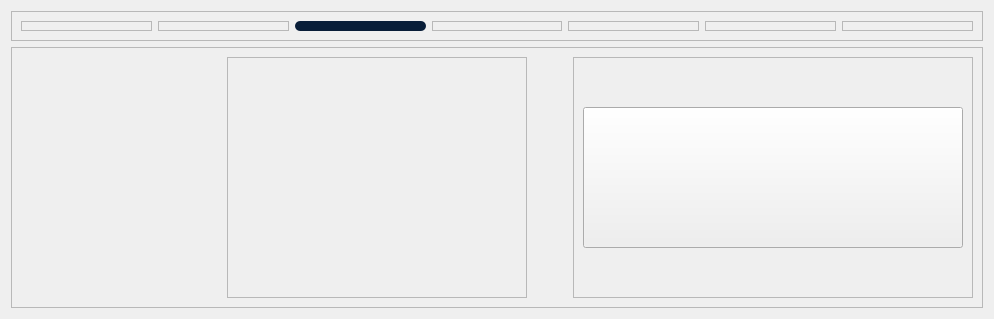
             <widget class="QWidget" name="CDFreqPage">
              <layout class="QVBoxLayout" name="verticalLayout_12">
               <item>
                <widget class="QFrame" name="frame_35">
                 <property name="minimumSize">
                  <size>
                   <width>0</width>
                   <height>30</height>
                  </size>
                 </property>
                 <property name="maximumSize">
                  <size>
                   <width>16777215</width>
                   <height>30</height>
                  </size>
                 </property>
                 <property name="frameShape">
                  <enum>QFrame::StyledPanel</enum>
                 </property>
                 <property name="frameShadow">
                  <enum>QFrame::Raised</enum>
                 </property>
                 <layout class="QHBoxLayout" name="horizontalLayout_7">
                  <item>
                   <widget class="QFrame" name="frame_36">
                    <property name="frameShape">
                     <enum>QFrame::StyledPanel</enum>
                    </property>
                    <property name="frameShadow">
                     <enum>QFrame::Raised</enum>
                    </property>
                   </widget>
                  </item>
                  <item>
                   <widget class="QFrame" name="frame_38">
                    <property name="frameShape">
                     <enum>QFrame::StyledPanel</enum>
                    </property>
                    <property name="frameShadow">
                     <enum>QFrame::Raised</enum>
                    </property>
                   </widget>
                  </item>
                  <item>
                   <widget class="QFrame" name="frame_37">
                    <property name="styleSheet">
                     <string notr="true">background-color: rgb(8, 29, 56);
border-radius : 5px;
border: none;</string>
                    </property>
                    <property name="frameShape">
                     <enum>QFrame::StyledPanel</enum>
                    </property>
                    <property name="frameShadow">
                     <enum>QFrame::Raised</enum>
                    </property>
                   </widget>
                  </item>
                  <item>
                   <widget class="QFrame" name="frame_39">
                    <property name="frameShape">
                     <enum>QFrame::StyledPanel</enum>
                    </property>
                    <property name="frameShadow">
                     <enum>QFrame::Raised</enum>
                    </property>
                   </widget>
                  </item>
                  <item>
                   <widget class="QFrame" name="frame_40">
                    <property name="frameShape">
                     <enum>QFrame::StyledPanel</enum>
                    </property>
                    <property name="frameShadow">
                     <enum>QFrame::Raised</enum>
                    </property>
                   </widget>
                  </item>
                  <item>
                   <widget class="QFrame" name="frame_41">
                    <property name="frameShape">
                     <enum>QFrame::StyledPanel</enum>
                    </property>
                    <property name="frameShadow">
                     <enum>QFrame::Raised</enum>
                    </property>
                   </widget>
                  </item>
                  <item>
                   <widget class="QFrame" name="frame_42">
                    <property name="frameShape">
                     <enum>QFrame::StyledPanel</enum>
                    </property>
                    <property name="frameShadow">
                     <enum>QFrame::Raised</enum>
                    </property>
                   </widget>
                  </item>
                 </layout>
                </widget>
               </item>
               <item>
                <widget class="QFrame" name="frame_22">
                 <property name="frameShape">
                  <enum>QFrame::StyledPanel</enum>
                 </property>
                 <property name="frameShadow">
                  <enum>QFrame::Raised</enum>
                 </property>
                 <layout class="QHBoxLayout" name="horizontalLayout_8">
                  <item>
                   <widget class="QFrame" name="frame_43">
                    <property name="sizePolicy">
                     <sizepolicy hsizetype="Expanding" vsizetype="Expanding">
                      <horstretch>0</horstretch>
                      <verstretch>0</verstretch>
                     </sizepolicy>
                    </property>
                    <property name="minimumSize">
                     <size>
                      <width>200</width>
                      <height>0</height>
                     </size>
                    </property>
                    <property name="styleSheet">
                     <string notr="true">image: url(:/Asset/Asset/Modul 5.png);
border: none;</string>
                    </property>
                    <property name="frameShape">
                     <enum>QFrame::StyledPanel</enum>
                    </property>
                    <property name="frameShadow">
                     <enum>QFrame::Raised</enum>
                    </property>
                   </widget>
                  </item>
                  <item>
                   <widget class="QFrame" name="frame_44">
                    <property name="minimumSize">
                     <size>
                      <width>300</width>
                      <height>0</height>
                     </size>
                    </property>
                    <property name="frameShape">
                     <enum>QFrame::StyledPanel</enum>
                    </property>
                    <property name="frameShadow">
                     <enum>QFrame::Raised</enum>
                    </property>
                    <layout class="QVBoxLayout" name="verticalLayout_10">
                     <item>
                      <widget class="QFrame" name="frame_45">
                       <property name="sizePolicy">
                        <sizepolicy hsizetype="Expanding" vsizetype="Expanding">
                         <horstretch>0</horstretch>
                         <verstretch>0</verstretch>
                        </sizepolicy>
                       </property>
                       <property name="styleSheet">
                        <string notr="true">image: url(:/Asset/Asset/CDFreq.png);
border: none;</string>
                       </property>
                       <property name="frameShape">
                        <enum>QFrame::StyledPanel</enum>
                       </property>
                       <property name="frameShadow">
                        <enum>QFrame::Raised</enum>
                       </property>
                      </widget>
                     </item>
                    </layout>
                   </widget>
                  </item>
                  <item>
                   <spacer name="horizontalSpacer_3">
                    <property name="orientation">
                     <enum>Qt::Horizontal</enum>
                    </property>
                    <property name="sizeHint" stdset="0">
                     <size>
                      <width>40</width>
                      <height>20</height>
                     </size>
                    </property>
                   </spacer>
                  </item>
                  <item>
                   <widget class="QFrame" name="frame_46">
                    <property name="minimumSize">
                     <size>
                      <width>400</width>
                      <height>0</height>
                     </size>
                    </property>
                    <property name="sizeIncrement">
                     <size>
                      <width>0</width>
                      <height>0</height>
                     </size>
                    </property>
                    <property name="frameShape">
                     <enum>QFrame::StyledPanel</enum>
                    </property>
                    <property name="frameShadow">
                     <enum>QFrame::Raised</enum>
                    </property>
                    <layout class="QVBoxLayout" name="verticalLayout_11">
                     <item>
                      <spacer name="verticalSpacer_5">
                       <property name="orientation">
                        <enum>Qt::Vertical</enum>
                       </property>
                       <property name="sizeHint" stdset="0">
                        <size>
                         <width>20</width>
                         <height>40</height>
                        </size>
                       </property>
                      </spacer>
                     </item>
                     <item>
                      <widget class="QPushButton" name="RunCDFreq">
                       <property name="sizePolicy">
                        <sizepolicy hsizetype="Expanding" vsizetype="Preferred">
                         <horstretch>0</horstretch>
                         <verstretch>0</verstretch>
                        </sizepolicy>
                       </property>
                       <property name="minimumSize">
                        <size>
                         <width>0</width>
                         <height>141</height>
                        </size>
                       </property>
                       <property name="cursor">
                        <cursorShape>PointingHandCursor</cursorShape>
                       </property>
                       <property name="styleSheet">
                        <string notr="true">QPushButton {
 		background-color: rgba(255, 220, 50, 255);
		border-color: rgb(255, 255, 255);
		border-radius : 2px;
		color: rgb(255, 255, 255);
		image: url(:/Asset/Asset/Run1.png);
		font-size: 40px;
		padding:7px;
		font-family: "SF Pro Display"; 
			font-weight: bold; 
    		font-style: normal;

}

/* Saat mouse hover */
QPushButton:hover {
	image: url(:/Asset/Asset/Run2.png);
    background-color: rgba(222, 191, 42, 225);
};
border: none;</string>
                       </property>
                       <property name="text">
                        <string />
                       </property>
                      </widget>
                     </item>
                     <item>
                      <spacer name="verticalSpacer_6">
                       <property name="orientation">
                        <enum>Qt::Vertical</enum>
                       </property>
                       <property name="sizeHint" stdset="0">
                        <size>
                         <width>20</width>
                         <height>40</height>
                        </size>
                       </property>
                      </spacer>
                     </item>
                    </layout>
                   </widget>
                  </item>
                 </layout>
                </widget>
               </item>
              </layout>
             </widget>
